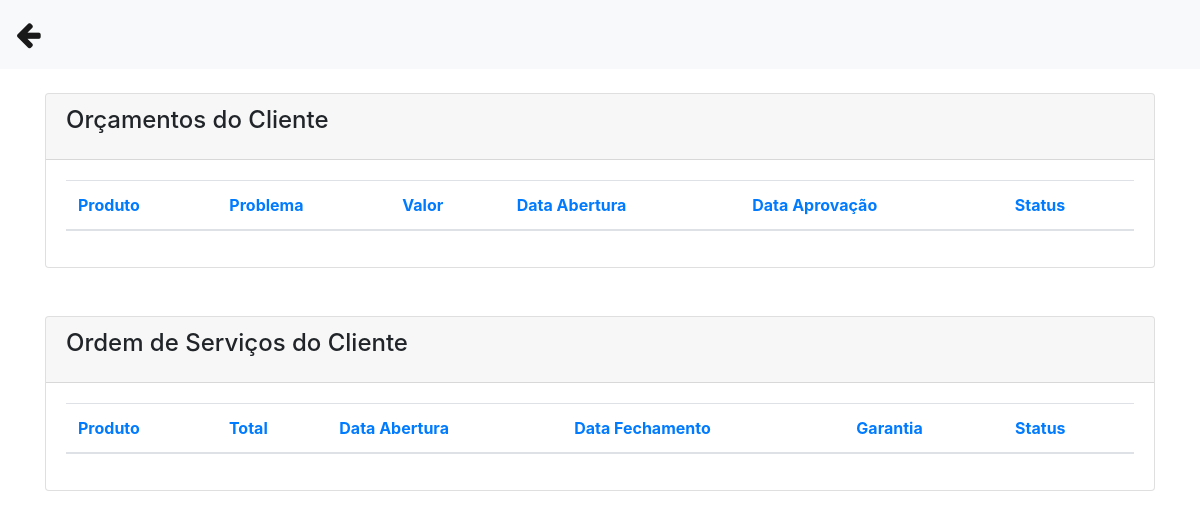
The app's page /servicos_clientes.php?cpf=666.666.666-66 (signed in), older data.
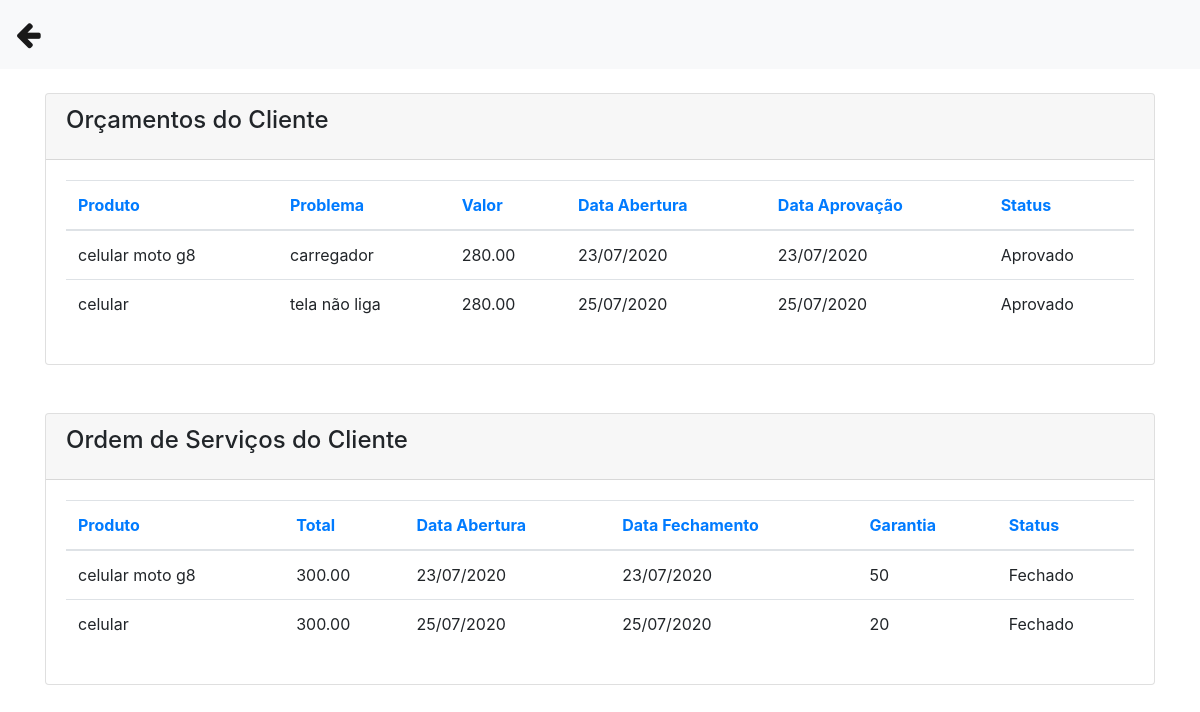
The same page, newer data.
### tables this page shows
CREATE TABLE `orcamento` (
  `id` int(11) NOT NULL,
  `cliente` varchar(50) NOT NULL,
  `tecnico` varchar(50) NOT NULL,
  `produto` varchar(50) NOT NULL,
  `serie` varchar(100) DEFAULT NULL,
  `problema` varchar(255) NOT NULL,
  `laudo` varchar(255) DEFAULT NULL,
  `obs` varchar(255) DEFAULT NULL,
  `valor_servico` decimal(10,2) DEFAULT NULL,
  `pecas` varchar(255) DEFAULT NULL,
  `valor_pecas` decimal(10,2) DEFAULT NULL,
  `total` decimal(10,2) DEFAULT NULL,
  `desconto` decimal(10,2) DEFAULT NULL,
  `valor_total` decimal(10,2) DEFAULT NULL,
  `pgto` varchar(50) DEFAULT NULL,
  `data_abertura` date NOT NULL,
  `data_geracao` date DEFAULT NULL,
  `data_aprovacao` date DEFAULT NULL,
  `status` varchar(50) NOT NULL
);

CREATE TABLE `os` (
  `id` int(11) NOT NULL,
  `id_orc` int(11) NOT NULL,
  `cliente` varchar(50) NOT NULL,
  `produto` varchar(50) NOT NULL,
  `tecnico` varchar(50) NOT NULL,
  `total` decimal(10,2) NOT NULL,
  `data_abertura` date NOT NULL,
  `data_fechamento` date DEFAULT NULL,
  `garantia` varchar(15) DEFAULT NULL,
  `status` varchar(15) NOT NULL
);

### servicos_clientes.php (the view, shortened to what this page needs)
<?php
include('conexao.php');
?>
<!DOCTYPE html>
<html>
<head>
 <link rel="stylesheet" href="https://stackpath.bootstrapcdn.com/bootstrap/4.1.3/css/bootstrap.min.css">
<link rel="stylesheet" href="https://cdnjs.cloudflare.com/ajax/libs/font-awesome/4.7.0/css/font-awesome.min.css">
</head>
<body>
  <nav class="navbar navbar-expand-lg navbar-light bg-light">
  <a class="navbar-brand" href="painel_funcionario.php"><big><big><i class="fa fa-arrow-left"></i></big></big></a>
</nav>
<div class="container">
    <br>
        <div class="content">
          <div class="row mb-4">
            <div class="col-md-12">
              <div class="card">
                <div class="card-header">
                  <h4 class="card-title"> Orçamentos do Cliente</h4>
                </div>
                <div class="card-body">
                  <div class="table-responsive">
                    <?php
                      $cpf = $_GET['cpf'];
                      $query ="select * from orcamento where cliente = '$cpf'";
                      $result = mysqli_query($conexao, $query);
                      $row = mysqli_num_rows($result);
                      if($row == ''){
                          echo "<h3> Não existem dados cadastrados no banco </h3>";
                      }else{
                          ?>
                    <table class="table">
                      <thead class=" text-primary">
                        <th>
                          Produto
                        </th>
                        <th>
                          Problema
                        </th>
                        <th>
                          Valor
                        </th>
                          <th>
                          Data Abertura
                        </th>
                          <th>
                          Data Aprovação
                        </th>
                        <th>
                          Status
                        </th>
                      </thead>
                      <tbody>
                        <?php
                        while($res_1 = mysqli_fetch_array($result)){
                            $produto = $res_1['produto'];
                            $problema = $res_1['problema'];
                            $valor_total = $res_1['valor_total'];
                            $data_abertura = $res_1['data_abertura'];
                            $data_aprovacao = $res_1['data_aprovacao'];
                            $status = $res_1['status'];
                            $data2 = implode('/', array_reverse(explode('-', $data_abertura)));
                            $data3 = implode('/', array_reverse(explode('-', $data_aprovacao)));
                          ?>
                        <tr>
                            <td><?php echo $produto; ?></td>
                            <td><?php echo $problema; ?></td>
                            <td><?php echo $valor_total; ?></td>
                            <td><?php echo $data2; ?></td>
                            <td><?php echo $data3?></td>
                            <td><?php echo $status?></td>
                        </tr>
                          <?php
                            }
                          ?>
                      </tbody>
                    </table>
                        <?php
                            }
                          ?>
                </div>
            </div>
          </div>
          <div class="row mt-5">
            <div class="col-md-12">
              <div class="card">
                <div class="card-header">
                  <h4 class="card-title"> Ordem de Serviços do Cliente</h4>
                </div>
                <div class="card-body">
                  <div class="table-responsive">
                    <?php
                        $cpf = $_GET['cpf'];
                        $query ="select * from os where cliente = '$cpf'";
                        $result = mysqli_query($conexao, $query);
                        $row = mysqli_num_rows($result);
                        if($row == ''){
                            echo "<h3> Não existem dados cadastrados no banco </h3>";
                        }else{
                    ?>
                    <table class="table">
                      <thead class=" text-primary">
                        <th>
                          Produto
                        </th>
                        <th>
                          Total
                        </th>
                          <th>
                          Data Abertura
                        </th>
                          <th>
                          Data Fechamento
                        </th>
                        <th>
                          Garantia
                        </th>
                        <th>
                          Status
                        </th>
                      </thead>
                      <tbody>
                        <?php
                        while($res_1 = mysqli_fetch_array($result)){
                            $produto = $res_1['produto'];
                            $total = $res_1['total'];
                            $data_abertura = $res_1['data_abertura'];
                            $data_fechamento = $res_1['data_fechamento'];
                            $garantia = $res_1['garantia'];
                            $status = $res_1['status'];
                            $data2 = implode('/', array_reverse(explode('-', $data_abertura)));
                            $data3 = implode('/', array_reverse(explode('-', $data_fechamento)));
                          ?>
                        <tr>
                            <td><?php echo $produto; ?></td>
                            <td><?php echo $total; ?></td>
                            <td><?php echo $data2; ?></td>
                            <td><?php echo $data3;?></td>
                            <td><?php echo $garantia;?></td>
                            <td><?php echo $status?></td>
                        </tr>
                          <?php
                            }
                          ?>
                      </tbody>
                    </table>
                        <?php
                            }
                          ?>
                </div>
            </div>
          </div>
        </div>
</div>
</body>
</html>

Row changes from the older to the newer data that the page shows:
added orcamento: produto "celular moto g8", problema "carregador", valor_total "280.00", data_abertura "23/07/2020", data_aprovacao "23/07/2020", status "Aprovado"
added orcamento: produto "celular", problema "tela não liga", valor_total "280.00", data_abertura "25/07/2020", data_aprovacao "25/07/2020", status "Aprovado"
added os: produto "celular moto g8", total "300.00", data_abertura "23/07/2020", data_fechamento "23/07/2020", garantia "50", status "Fechado"
added os: produto "celular", total "300.00", data_abertura "25/07/2020", data_fechamento "25/07/2020", garantia "20", status "Fechado"
